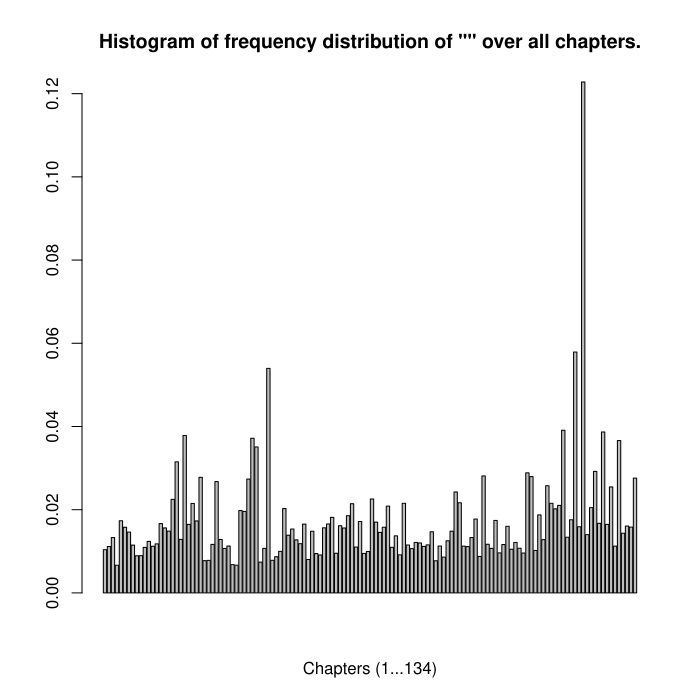

Recreate this plot in R.
importData = function(filename){

    #Import the data and restructure from moby-dick.csv
    #
    #   param filename: name of csv-file (str)
    #   return:         chapter, chapterLength, words, wordOccurrence (list)

    # bad way to read the csv file and split it, but it works
    dataFile = read.csv(file=filename, header=TRUE, sep=",")

    chapter = dataFile[[1]]
    chapterLength = dataFile[[2]]

    words = vector("list", length=length(chapter))
    wordOccurrence = vector("list", length=length(chapter))

    for(numChapter in 1:length(chapter)){
        chapterWordOccurrence = gsub('[\"{}]',
            "",
            unlist(strsplit(unlist(strsplit(toString(dataFile[[3]][numChapter]), ", ")), ": "))
        )

        wordOccurrence[numChapter] = list(chapterWordOccurrence[seq(2,length(chapterWordOccurrence),2)])
        words[numChapter] = list(chapterWordOccurrence[seq(1,length(chapterWordOccurrence),2)])

    }


    dataFile = list(chapter, chapterLength, words, wordOccurrence)

    return(dataFile)
}

averageWordOccurence = function(dataFile, specWord){

    #Average occurrences of any word
    #
    #   param dataFile: chapter, chapterLength, words, wordOccurrence (list)
    #   param word:     word for analysis (str)
    #   return:         meanWordOccurrence (float)

    chapter = dataFile[[1]]
    chapterLength = dataFile[[2]]
    words = dataFile[[3]]
    wordOccurrences = dataFile[[4]]

    specWordOccurrence = matrix(0, length(chapter), 1)

    for(numChapter in 1:length(chapter)){
        specWordOccurrence[numChapter] = as.numeric(
            unlist(wordOccurrences[[numChapter]][grep(specWord, words[numChapter])])
        )
    }

    meanWordOccurrence = mean(specWordOccurrence)

    return(list(specWordOccurrence, meanWordOccurrence))
}

histOneFrequency = function(averageWord, chapterLength, specWord){

    #Create a histogram showing frequency distributions of any give word across all chapters
    #
    #   param dataFile: specWordOccurrence, meanWordOccurrence (list)

    pdf(file="../../WORK/Blatt2/2-1-histOneFrequency.pdf")

    chapterWordOccurrence = as.vector(averageWord[[1]])

    freqDist = chapterWordOccurrence/chapterLength

    barplot(freqDist,
        main=paste("Histogram of frequency distribution of \"",specWord,"\" over all chapters.", sep=""),
        xlab="Chapters (1...134)"
    )

    #axis(1, seq(1,134,67),c(1,134))
    #, cex.names=0.8
    #names.arg=c(1:length(chapterWordOccurrence))

    dev.off()
}

histAllFrequency = function(dataFile){

    #Create a histogram showing frequency distributions of all words across chapters
    #
    #   param chapterLength : word length of chapters (list)



    ##################################
    # just an idea/misunderstanding?!
    #words = dataFile[[3]]
    #wordOccurrences = dataFile[[4]]
    #uniWords = unique(unlist(words))
    #uniWordOccurrences = vector("list", length=length(uniWords))
    #for(numWord in 1:length(uniWords)){
    #    sumWord = 0
    #    for(numChapter in grep(uniWords[numWord], words)){
    #        sumWord = sumWord + as.numeric(wordOccurrences[[numChapter]][grep(uniWords[numWord], words[numChapter])])
    #    }
    #    uniWordOccurrences[numWord] = sumWord
    #    print(uniWordOccurrences[numWord])
    #    print(uniWords[numWord])
    #}


    pdf(file="../../WORK/Blatt2/2-2-histAllFrequency.pdf")

    chapterLength = dataFile[[2]]

    freqDist = chapterLength/sum(chapterLength)

    barplot(freqDist,
        main="Histogram of frequency distribution of all words (chapter length).",
        xlab="Chapters (1...134)"
    )

    dev.off()
}

densityOne = function(averageWord, specWord){

    #Plot the density of the number of times a word occurs
    #
    #   param averageWord: (list)
    #   param specWord: (str)

    pdf(file="../../WORK/Blatt2/2-3-densityOneWord.pdf")

    chapterWordOccurrence = as.vector(averageWord[[1]])

    plot(c(1:134), chapterWordOccurrence,
        type="l",
        main=paste("Density curve of \"",specWord,"\" over all chapters.", sep=""),
        xlab="Chapters",
        ylab="Occurrence"
    )

    dev.off()
}

insignificantWord = function(dataFile){
    #Try to find a strategy to filter out words that are of little indication to a chapter’s subject matter. That
    #means that they do not carry relevant information. Use your strategy to create a list of words that should
    #be excluded from data analysis.

    #i suggest, if the word occurres less in the chapter, it is probably insignificant:

    chapter = dataFile[[1]]
    chapterLength = dataFile[[2]]
    words = dataFile[[3]]
    wordOccurrences = dataFile[[4]]

    outFile = file("./2-exclude-words.txt", "a")

    for(numChapter in 1:length(chapter)){
        write(unlist(lapply(chapter[[numChapter]], paste, collapse=" ")),
            outFile,
            append=TRUE
        )
        write(unlist(lapply(words[[numChapter]][grep("[1234]", wordOccurrences[[numChapter]])], paste, collapse=",")),
            outFile,
            append=TRUE
        )
    }

    close(outFile)

}

insignificantWord = function(dataFile){
    #Try to find a strategy to filter out words that are of little indication to a chapter’s subject matter. That
    #means that they do not carry relevant information. Use your strategy to create a list of words that should
    #be excluded from data analysis.

    #i suggest, if the word occurres less in the chapter, it is probably insignificant:

    chapter = dataFile[[1]]
    chapterLength = dataFile[[2]]
    words = dataFile[[3]]
    wordOccurrences = dataFile[[4]]

    outFile = file("./2-exclude-words.txt", "a")

    for(numChapter in 1:length(chapter)){
        write(unlist(lapply(chapter[[numChapter]], paste, collapse=" ")),
            outFile,
            append=TRUE
        )
        write(unlist(lapply(words[[numChapter]][grep("[1234]", wordOccurrences[[numChapter]])], paste, collapse=",")),
            outFile,
            append=TRUE
        )
    }

    close(outFile)

}

myData = importData("../../WORK/Blatt2/moby-dick.csv")

specWord = ""

averageWord = averageWordOccurence(myData, specWord)

histOneFrequency(averageWord, myData[[2]], specWord)

histAllFrequency(myData)

densityOne(averageWord, specWord)

insignificantWord(myData)

#warnings()
